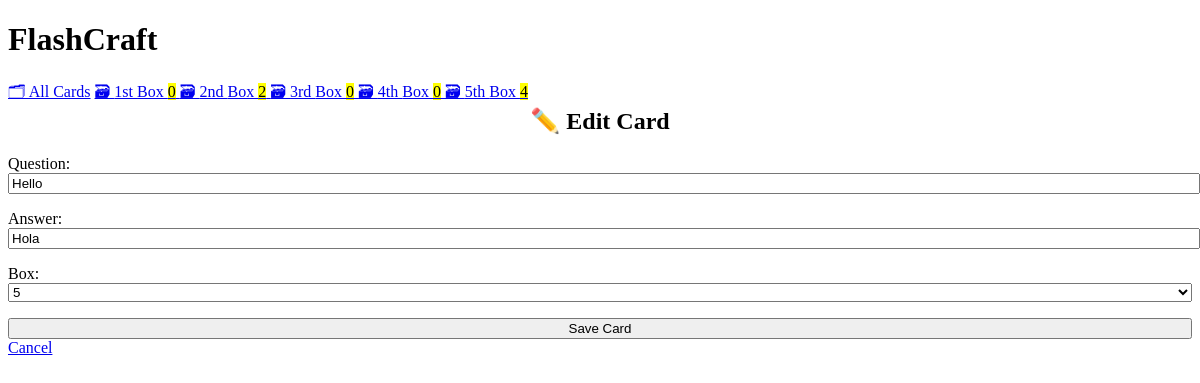
Screenshot of /edit/1 with the database file from the repository.
### card/models.py (models this page shows, shortened)
class Card(models.Model):
    question = models.CharField(max_length=100)
    answer = models.CharField(max_length=100)
    box = models.IntegerField(
        choices=zip(BOXES, BOXES),
        default=BOXES[0],
     )
    date_created = models.DateTimeField(auto_now_add=True)

### card/views.py (the view)
class CardUpdateView(CardCreateView, UpdateView):
    success_url = reverse_lazy("card-list")

### card/templatetags/cards_tags.py (called while the page is built)
@register.inclusion_tag("card/box_links.html")
def boxes_as_links():
    boxes = []
    for box_num in BOXES:
        card_count = Card.objects.filter(box=box_num).count()
        boxes.append({
            "number": box_num,
            "card_count": card_count,
        })
    return {"boxes": boxes}

### card/templates/card/card_form.html (shortened to what this page needs)
{% extends "card/base.html" %}
{% block content %}
{% if card %}
<h2>✏️ Edit Card</h2>
{% else %}
<h2>✨ Create New Card</h2>
{% endif %}    <form method="post">
        {{ form.as_p }}
        <input type="submit" value="Save Card">
    </form>
    <a href="{% url 'card-list' %}">
        Cancel
    </a>
{% endblock %}

### card/templates/card/base.html (style rules this page uses)
:root { --accent: #6e48ad; --accent-bg: white; --bg: #fff; --text: #212121; --text-light: #585858; --border: #d8dae1; --code: #d81b60; --preformatted: #444; }
h2 { text-align: center; }
h2, h4 { margin-top: 0; }
input, select, textarea { width: 100%; }

### rows the page displays
Card: question "Hello", answer "Hola", box "5"

### other values shown
{{ box.number | ordinal }} "1st" "2nd" "3rd" "4th" "5th"
{{ box.card_count }} "0" "2" "0" "0" "4"
